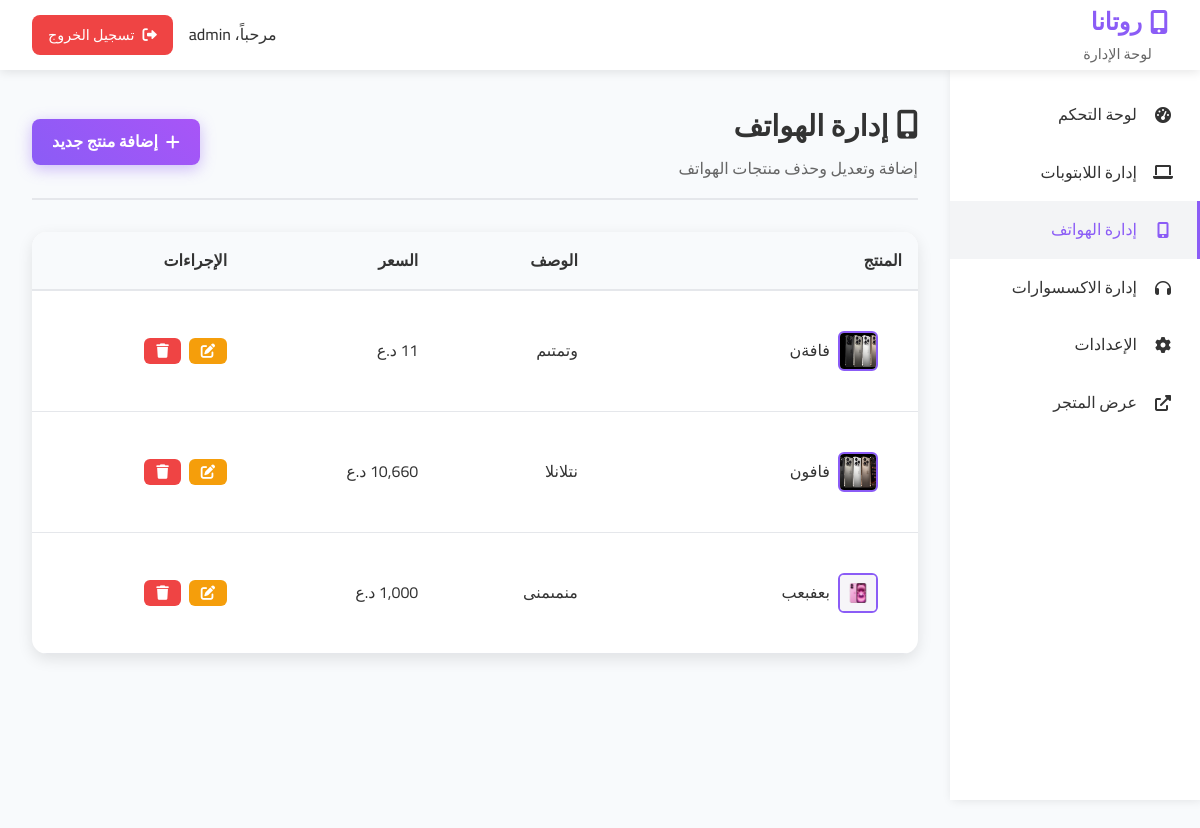
The app's page /admin/products.php?category=phones (signed in) with its own data.
### tables this page shows
CREATE TABLE `products` (
  `id` int(11) NOT NULL,
  `category_id` int(11) NOT NULL,
  `title` varchar(255) NOT NULL,
  `description` text DEFAULT NULL,
  `price` decimal(10,2) NOT NULL,
  `old_price` decimal(10,2) DEFAULT NULL,
  `icon` varchar(100) DEFAULT NULL,
  `image_url` varchar(500) DEFAULT NULL,
  `is_active` tinyint(1) DEFAULT 1,
  `is_featured` tinyint(1) DEFAULT 0,
  `created_at` timestamp NOT NULL DEFAULT current_timestamp(),
  `updated_at` timestamp NOT NULL DEFAULT current_timestamp() ON UPDATE current_timestamp()
);

### admin/products.php (the view, shortened to what this page needs)
<?php
require_once '../config/database.php';
$category = $_GET['category'] ?? 'laptops';
$action = $_GET['action'] ?? 'list';
try {
    $pdo = getDBConnection();
    $stmt = $pdo->prepare("
        SELECT p.*, c.name as category_name
        FROM products p
        JOIN categories c ON p.category_id = c.id
        WHERE c.slug = ? AND p.is_active = 1
        ORDER BY p.created_at DESC
    ");
    $stmt->execute([$category]);
    $products = $stmt->fetchAll();
} catch (Exception $e) {
    $products = [];
    $categoryInfo = null;
}
$category_names = [
    'laptops' => 'اللابتوبات',
    'phones' => 'الهواتف',
    'accessories' => 'الاكسسوارات'
];
$category_icons = [
    'laptops' => 'fas fa-laptop',
    'phones' => 'fas fa-mobile-alt',
    'accessories' => 'fas fa-headphones'
];
?>
<!DOCTYPE html>
<html lang="ar" dir="rtl">
<head>
    <link rel="stylesheet" href="../assets/css/style.css">
    <link rel="stylesheet" href="admin.css">
    <link href="https://cdnjs.cloudflare.com/ajax/libs/font-awesome/6.0.0/css/all.min.css" rel="stylesheet">
</head>
<body class="admin-body">
    <header class="admin-header">
        <div class="admin-nav">
            <div class="admin-logo">
                <h1><i class="fas fa-mobile-alt"></i> روتانا</h1>
                <span>لوحة الإدارة</span>
            </div>
            <div class="admin-user">
                <span>مرحباً، <?php echo htmlspecialchars($_SESSION['admin_username']); ?></span>
                <a href="logout.php" class="logout-btn">
                    <i class="fas fa-sign-out-alt"></i>
                    تسجيل الخروج
                </a>
            </div>
        </div>
    </header>
    <aside class="admin-sidebar">
        <nav class="admin-nav-menu">
            <a href="dashboard.php" class="nav-item">
                <i class="fas fa-tachometer-alt"></i>
                <span>لوحة التحكم</span>
            </a>
            <a href="products.php?category=laptops" class="nav-item <?php echo $category === 'laptops' ? 'active' : ''; ?>">
                <i class="fas fa-laptop"></i>
                <span>إدارة اللابتوبات</span>
            </a>
            <a href="products.php?category=phones" class="nav-item <?php echo $category === 'phones' ? 'active' : ''; ?>">
                <i class="fas fa-mobile-alt"></i>
                <span>إدارة الهواتف</span>
            </a>
            <a href="products.php?category=accessories" class="nav-item <?php echo $category === 'accessories' ? 'active' : ''; ?>">
                <i class="fas fa-headphones"></i>
                <span>إدارة الاكسسوارات</span>
            </a>
            <a href="settings.php" class="nav-item">
                <i class="fas fa-cog"></i>
                <span>الإعدادات</span>
            </a>
            <a href="../index.php" class="nav-item">
                <i class="fas fa-external-link-alt"></i>
                <span>عرض المتجر</span>
            </a>
        </nav>
    </aside>
    <main class="admin-main">
        <div class="admin-content">
            <div class="page-header">
                <div class="page-title">
                    <h2><i class="<?php echo $category_icons[$category]; ?>"></i> إدارة <?php echo $category_names[$category]; ?></h2>
                    <p>إضافة وتعديل وحذف منتجات <?php echo $category_names[$category]; ?></p>
                </div>
                <div class="page-actions">
                    <a href="products.php?category=<?php echo $category; ?>&action=add" class="btn btn-primary">
                        <i class="fas fa-plus"></i>
                        إضافة منتج جديد
                    </a>
                </div>
            </div>
            <?php if ($action === 'add'): ?>
                <div class="form-container">
                    <h3>إضافة منتج جديد</h3>
                    <form method="POST" class="product-form" enctype="multipart/form-data">
                        <input type="hidden" name="action" value="add">
                        <div class="form-group">
                            <label for="title">اسم المنتج</label>
                            <input type="text" id="title" name="title" required>
                        </div>
                        <div class="form-group">
                            <label for="description">وصف المنتج</label>
                            <textarea id="description" name="description" rows="4" required></textarea>
                        </div>
                        <div class="form-group">
                            <label for="price">السعر (د.ع)</label>
                            <input type="number" id="price" name="price" required>
                        </div>
                        <div class="form-group">
                            <label for="icon">أيقونة المنتج</label>
                            <select id="icon" name="icon" required>
                                <option value="fas fa-laptop">لابتوب</option>
                                <option value="fas fa-mobile-alt">هاتف</option>
                                <option value="fas fa-headphones">سماعات</option>
                                <option value="fas fa-charging-station">شاحن</option>
                                <option value="fas fa-mouse">ماوس</option>
                                <option value="fas fa-keyboard">لوحة مفاتيح</option>
                                <option value="fas fa-tv">شاشة</option>
                                <option value="fas fa-hdd">قرص صلب</option>
                                <option value="fas fa-video">كاميرا</option>
                                <option value="fas fa-print">طابعة</option>
                                <option value="fas fa-volume-up">مكبر صوت</option>
                                <option value="fab fa-apple">آبل</option>
                            </select>
                        </div>
                        <div class="form-group">
                            <label for="product_image">صورة المنتج</label>
                            <input type="file" id="product_image" name="product_image" accept="image/*">
                            <small class="form-help">الأنواع المسموحة: JPG, PNG, GIF, WEBP. الحد الأقصى: 5MB</small>
                        </div>
                        <div class="form-actions">
                            <button type="submit" class="btn btn-primary">
                                <i class="fas fa-save"></i>
                                حفظ المنتج
                            </button>
                            <a href="products.php?category=<?php echo $category; ?>" class="btn btn-secondary">
                                <i class="fas fa-times"></i>
                                إلغاء
                            </a>
                        </div>
                    </form>
                </div>
            <?php else: ?>
                <div class="products-table-container">
                    <table class="products-table">
                        <thead>
                            <tr>
                                <th>المنتج</th>
                                <th>الوصف</th>
                                <th>السعر</th>
                                <th>الإجراءات</th>
                            </tr>
                        </thead>
                        <tbody>
                            <?php if (empty($products)): ?>
                                <tr>
                                    <td colspan="4" style="text-align: center; padding: 2rem;">
                                        <p>لا توجد منتجات في هذه الفئة</p>
                                    </td>
                                </tr>
                            <?php else: ?>
                                <?php foreach ($products as $product): ?>
                                <tr>
                                    <td>
                                        <div class="product-info">
                                            <?php if (!empty($product['image_url']) && file_exists($product['image_url'])): ?>
                                                <img src="<?php echo htmlspecialchars($product['image_url']); ?>" alt="<?php echo htmlspecialchars($product['title']); ?>" class="product-thumbnail">
                                            <?php else: ?>
                                                <i class="<?php echo htmlspecialchars($product['icon']); ?>"></i>
                                            <?php endif; ?>
                                            <span><?php echo htmlspecialchars($product['title']); ?></span>
                                        </div>
                                    </td>
                                    <td><?php echo htmlspecialchars($product['description']); ?></td>
                                    <td><?php echo number_format($product['price']); ?> د.ع</td>
                                    <td>
                                        <div class="action-buttons">
                                            <a href="products.php?category=<?php echo $category; ?>&action=edit&id=<?php echo $product['id']; ?>" class="btn btn-small btn-edit">
                                                <i class="fas fa-edit"></i>
                                            </a>
                                            <form method="POST" style="display: inline;" onsubmit="return confirm('هل أنت متأكد من حذف هذا المنتج؟')">
                                                <button type="submit" class="btn btn-small btn-delete">
                                                    <i class="fas fa-trash"></i>
                                                </button>
                                            </form>
                                        </div>
                                    </td>
                                </tr>
                                <?php endforeach; ?>
                            <?php endif; ?>
                        </tbody>
                    </table>
                </div>
            <?php endif; ?>
        </div>
    </main>
</body>
</html>

### assets/css/style.css (style rules this page uses)
* { margin: 0; padding: 0; box-sizing: border-box; }
body { font-family: 'Cairo', sans-serif; line-height: 1.6; color: #333; background: linear-gradient(135deg, #667eea 0%, #764ba2 100%); min-height: 100vh; }
.btn { padding: 12px 30px; border: none; border-radius: 50px; text-decoration: none; font-weight: 600; transition: all 0.3s ease; display: inline-flex; align-items: center; gap: 0.5rem; cursor: pointer; }
.btn-primary { background: linear-gradient(45deg, #8b5cf6, #a855f7); color: white; box-shadow: 0 4px 15px rgba(139, 92, 246, 0.4); }
.product-info { padding: 1.5rem; }
html { scroll-behavior: smooth; }

### admin/admin.css (style rules this page uses)
.admin-body { background: #f8fafc; font-family: 'Cairo', sans-serif; margin: 0; padding: 0; direction: rtl; }
.admin-header { background: white; box-shadow: 0 2px 10px rgba(0, 0, 0, 0.1); position: fixed; top: 0; left: 0; right: 0; z-index: 1000; height: 70px; }
.admin-nav { display: flex; justify-content: space-between; align-items: center; padding: 0 2rem; height: 100%; }
.admin-logo h1 { color: #8b5cf6; font-size: 1.5rem; margin: 0; display: flex; align-items: center; gap: 0.5rem; }
.admin-logo span { color: #666; font-size: 0.9rem; margin-right: 1rem; }
.admin-user { display: flex; align-items: center; gap: 1rem; }
.admin-user span { color: #333; font-weight: 500; }
.logout-btn { background: #ef4444; color: white; padding: 8px 16px; border-radius: 8px; text-decoration: none; font-size: 0.9rem; transition: all 0.3s ease; display: flex; align-items: center; gap: 0.5rem; }
.admin-sidebar { position: fixed; top: 70px; right: 0; width: 250px; height: calc(100vh - 70px); background: white; box-shadow: 2px 0 10px rgba(0, 0, 0, 0.1); overflow-y: auto; }
.admin-nav-menu { padding: 1rem 0; }
.nav-item { display: flex; align-items: center; gap: 1rem; padding: 1rem 1.5rem; color: #333; text-decoration: none; transition: all 0.3s ease; border-right: 3px solid transparent; }
.nav-item:hover, .nav-item.active { background: #f3f4f6; color: #8b5cf6; border-right-color: #8b5cf6; }
.nav-item i { width: 20px; text-align: center; }
.admin-main { margin-right: 250px; margin-top: 70px; min-height: calc(100vh - 70px); padding: 2rem; }
.admin-content { max-width: 1200px; margin: 0 auto; }
.page-header { display: flex; justify-content: space-between; align-items: center; margin-bottom: 2rem; padding-bottom: 1rem; border-bottom: 2px solid #e5e7eb; }
.page-title h2 { color: #333; font-size: 1.8rem; margin: 0 0 0.5rem 0; display: flex; align-items: center; gap: 0.5rem; }
.page-title p { color: #666; margin: 0; }
.page-actions .btn { padding: 10px 20px; border-radius: 8px; text-decoration: none; font-weight: 600; transition: all 0.3s ease; display: inline-flex; align-items: center; gap: 0.5rem; }
.btn-primary { background: linear-gradient(45deg, #8b5cf6, #a855f7); color: white; }
.products-table-container { background: white; border-radius: 15px; box-shadow: 0 5px 15px rgba(0, 0, 0, 0.1); overflow: hidden; }
.products-table { width: 100%; border-collapse: collapse; }
.products-table th { background: #f8fafc; padding: 1rem; text-align: right; font-weight: 600; color: #333; border-bottom: 2px solid #e5e7eb; }
.products-table td { padding: 1rem; border-bottom: 1px solid #e5e7eb; vertical-align: middle; }
.product-info { display: flex; align-items: center; gap: 0.5rem; }
.product-thumbnail { width: 40px; height: 40px; object-fit: cover; border-radius: 6px; border: 2px solid #8b5cf6; }
.action-buttons { display: flex; gap: 0.5rem; }
.btn-small { padding: 6px 12px; border-radius: 6px; text-decoration: none; font-size: 0.9rem; transition: all 0.3s ease; }
.btn-edit { background: #f59e0b; color: white; }
.btn-delete { background: #ef4444; color: white; }

### records on screen
products: image_url (picture), title "فافةن", description "وتمتىم"
products: image_url (picture), title "فافون", description "نتلانلا"
products: image_url (picture), title "بعفبعب", description "منمىمنى"

### other values on screen
$_SESSION['admin_username'] "admin"
$category_names[$category] "الهواتف"
